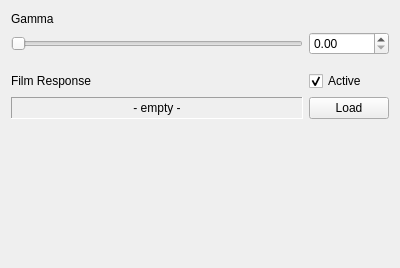
<?xml version="1.0" encoding="UTF-8"?>
<ui version="4.0">
 <class>GammaWidget</class>
 <widget class="QWidget" name="GammaWidget">
  <property name="geometry">
   <rect>
    <x>0</x>
    <y>0</y>
    <width>400</width>
    <height>268</height>
   </rect>
  </property>
  <property name="windowTitle">
   <string>Form</string>
  </property>
  <layout class="QVBoxLayout" name="verticalLayout">
   <property name="topMargin">
    <number>12</number>
   </property>
   <property name="bottomMargin">
    <number>0</number>
   </property>
   <item>
    <layout class="QGridLayout" name="gridLayout_2" rowstretch="0,0,0,0,0,0,0,0,0" rowminimumheight="0,0,0,0,10,0,0,0,0">
     <property name="verticalSpacing">
      <number>-1</number>
     </property>
     <item row="0" column="0">
      <widget class="QLabel" name="gamma_label">
       <property name="text">
        <string>Gamma</string>
       </property>
      </widget>
     </item>
     <item row="1" column="0">
      <widget class="QSlider" name="slider_gamma">
       <property name="toolTip">
        <string>Adjust Gamma Correction</string>
       </property>
       <property name="maximum">
        <number>512</number>
       </property>
       <property name="orientation">
        <enum>Qt::Horizontal</enum>
       </property>
      </widget>
     </item>
     <item row="1" column="1">
      <widget class="QDoubleSpinBox" name="spinBox_gamma">
       <property name="toolTip">
        <string>Adjust Gamma Correction Value</string>
       </property>
       <property name="keyboardTracking">
        <bool>false</bool>
       </property>
       <property name="maximum">
        <double>5.000000000000000</double>
       </property>
       <property name="singleStep">
        <double>0.100000000000000</double>
       </property>
      </widget>
     </item>
     <item row="5" column="1">
      <widget class="QCheckBox" name="checkBox_CRF">
       <property name="toolTip">
        <string>Toggle CRF on/off</string>
       </property>
       <property name="text">
        <string>Active</string>
       </property>
       <property name="checked">
        <bool>true</bool>
       </property>
      </widget>
     </item>
     <item row="7" column="1">
      <widget class="QPushButton" name="pushButton_loadCRF">
       <property name="toolTip">
        <string>Load CRF with Filedialog</string>
       </property>
       <property name="text">
        <string>Load</string>
       </property>
      </widget>
     </item>
     <item row="5" column="0">
      <widget class="QLabel" name="crf_label">
       <property name="text">
        <string>Film Response</string>
       </property>
      </widget>
     </item>
     <item row="8" column="0">
      <spacer name="verticalSpacer">
       <property name="orientation">
        <enum>Qt::Vertical</enum>
       </property>
       <property name="sizeHint" stdset="0">
        <size>
         <width>20</width>
         <height>40</height>
        </size>
       </property>
      </spacer>
     </item>
     <item row="7" column="0">
      <widget class="QLabel" name="CRF_label">
       <property name="toolTip">
        <string>Name of actual CRF</string>
       </property>
       <property name="frameShape">
        <enum>QFrame::Panel</enum>
       </property>
       <property name="frameShadow">
        <enum>QFrame::Sunken</enum>
       </property>
       <property name="text">
        <string>- empty -</string>
       </property>
       <property name="alignment">
        <set>Qt::AlignCenter</set>
       </property>
      </widget>
     </item>
    </layout>
   </item>
  </layout>
 </widget>
 <resources/>
 <connections/>
</ui>
